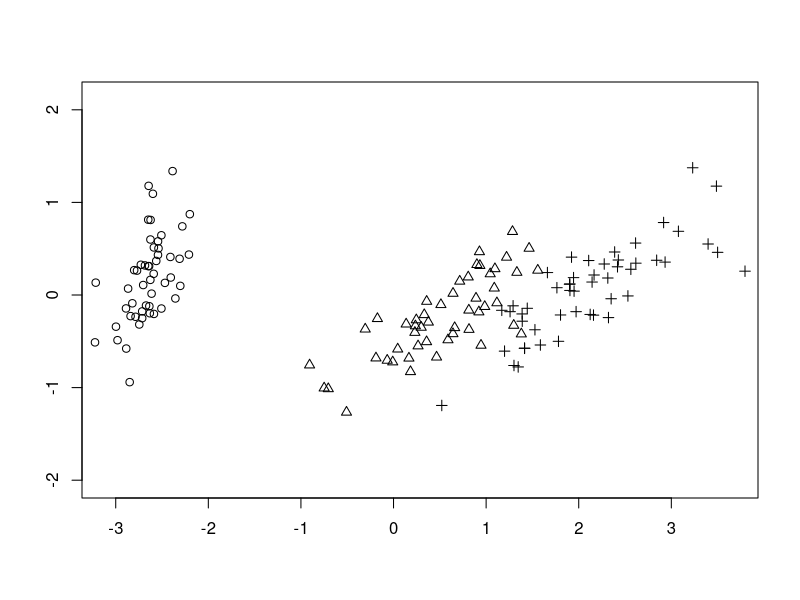
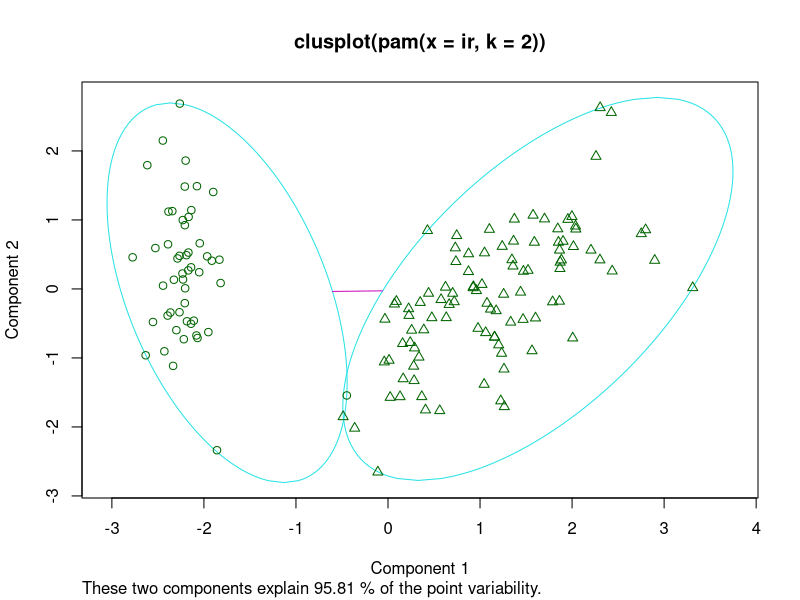
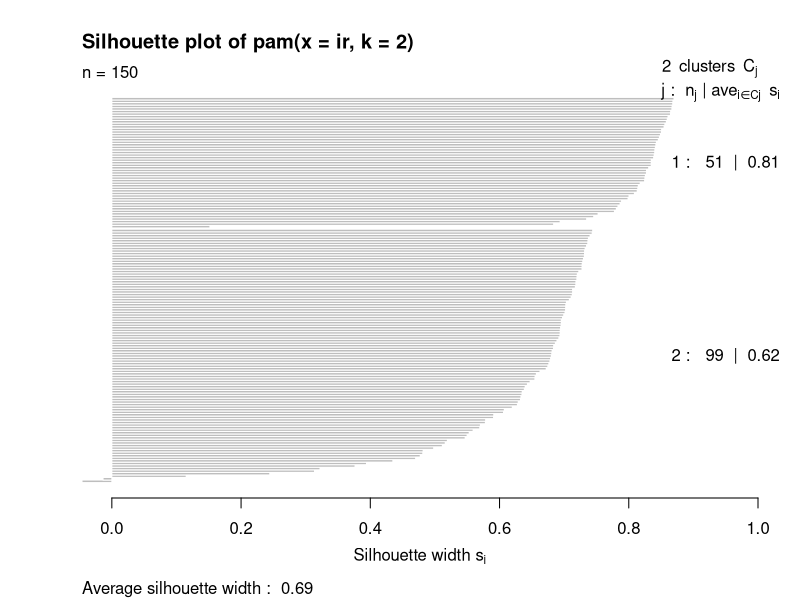
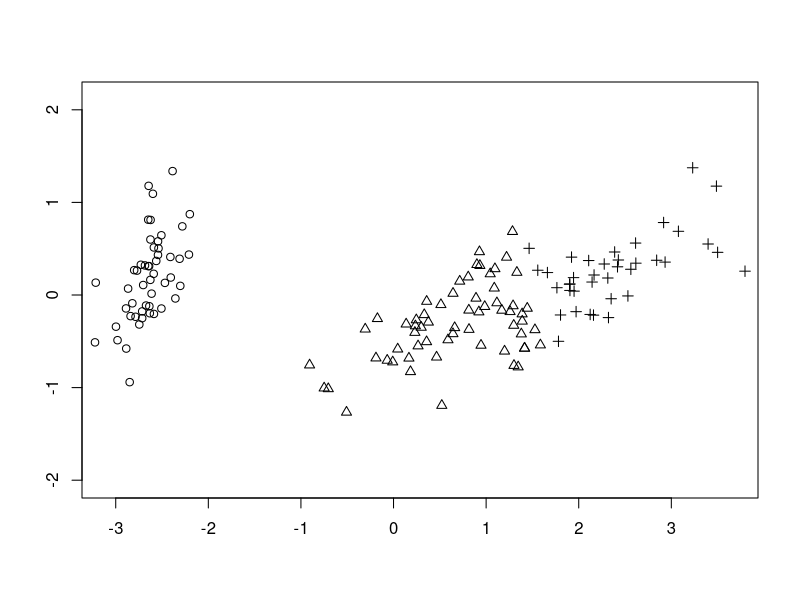

Source code (R) for these figures, in order:
library(cluster)
library(MASS)
data(iris)
ir= iris[,1:4]
ir
species=as.numeric(iris[,5])
ir.mds=cmdscale(dist(ir))
eqscplot(ir.mds,pch=species)

#####partioning cluster ####

ir.pam =pam(ir,k=2)
??pam

plot(ir.pam)

for (i in 2: 6)
{
  ir.pam = pam(ir,k=i)
  cat(i,"AVG :",round(ir.pam$silinfo$avg.width,2))
  cat(" clus :",round(ir.pam$silinfo$clus.avg.widths,2),"\n")
  
}


ir.pam=pam(ir,k=3)
eqscplot(ir.mds,pch=ir.pam$clustering)

summary(iris) 